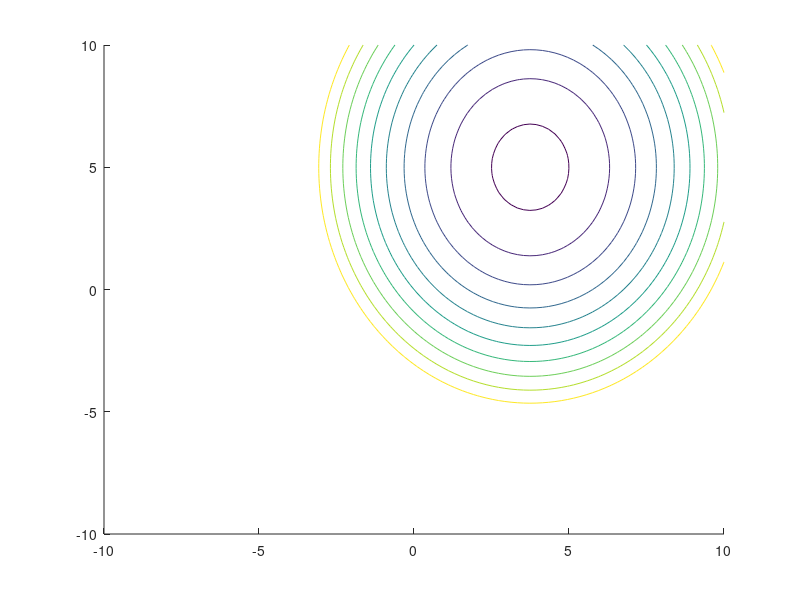

MATLAB code to generate this figure: (Note: this script raises an error after producing the figure.)
% Problem data: (Remember that all vectors are column vectors.)
c = [-3/2 -1]';
A = [-2   -1;
     -1 -3];
b = [-8 -15]';
% A fesible starting point:
x = linspace(-10, 10, 100);
y = linspace(-10, 10, 100);
[X, Y] = meshgrid(x, y);
Z = -(3-0.4*X).*X - (2-0.2*Y).*Y; 
levels = (-12:2:8)';
contour(X, Y, Z, levels, 'Color', .7*[1 1 1]);
hold on
c1 = 8 - 2*x;
c2 = (15 - x)/3;
plot(x, c1);
plot(x, c2);
x = [0 2.4 2.25];
y = [0 3.2 3.5];
labels = {'Iteration 0','Iteration 1','Iteration 2'};
plot(x,y,'o')
text(x,y,labels,'VerticalAlignment','bottom','HorizontalAlignment','right')
legend('Objective function f(x)','Constraint RI', 'Constraint RII');
xlim([-2, 10]);
ylim([-2, 10]);
ax = gca;
ax.XAxisLocation = 'origin';
ax.YAxisLocation = 'origin';
hold off